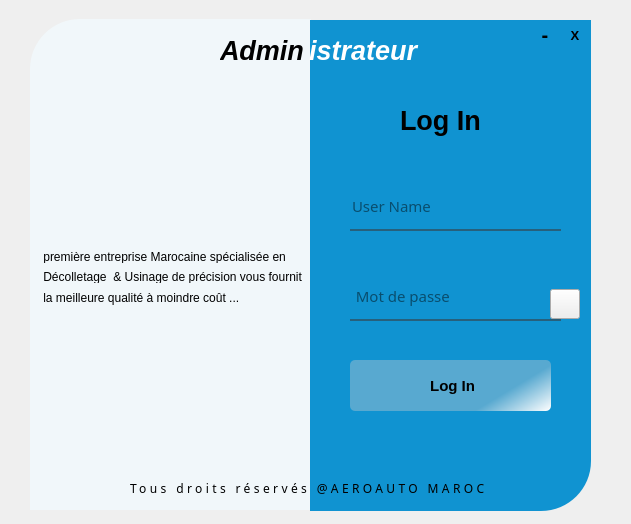
<?xml version="1.0" encoding="UTF-8"?>
<ui version="4.0">
 <class>Dialog</class>
 <widget class="QDialog" name="Dialog">
  <property name="geometry">
   <rect>
    <x>0</x>
    <y>0</y>
    <width>631</width>
    <height>524</height>
   </rect>
  </property>
  <property name="font">
   <font>
    <pointsize>9</pointsize>
   </font>
  </property>
  <property name="windowTitle">
   <string>Dialog</string>
  </property>
  <widget class="QWidget" name="widget" native="true">
   <property name="geometry">
    <rect>
     <x>20</x>
     <y>10</y>
     <width>591</width>
     <height>501</height>
    </rect>
   </property>
   <property name="styleSheet">
    <string notr="true"/>
   </property>
   <widget class="QLabel" name="label">
    <property name="geometry">
     <rect>
      <x>10</x>
      <y>9</y>
      <width>281</width>
      <height>491</height>
     </rect>
    </property>
    <property name="styleSheet">
     <string notr="true">background-color:#F1F7FA;
border-top-left-radius:50px;</string>
    </property>
    <property name="text">
     <string/>
    </property>
   </widget>
   <widget class="QPushButton" name="pushButton">
    <property name="geometry">
     <rect>
      <x>10</x>
      <y>20</y>
      <width>281</width>
      <height>291</height>
     </rect>
    </property>
    <property name="styleSheet">
     <string notr="true">
image: url(:/Icons/Icons/logo.png);
border :none;
</string>
    </property>
    <property name="text">
     <string/>
    </property>
   </widget>
   <widget class="QLabel" name="label_2">
    <property name="geometry">
     <rect>
      <x>290</x>
      <y>10</y>
      <width>281</width>
      <height>491</height>
     </rect>
    </property>
    <property name="styleSheet">
     <string notr="true">background-color:#1093D1;
border-bottom-right-radius:50px;</string>
    </property>
    <property name="text">
     <string/>
    </property>
   </widget>
   <widget class="QLineEdit" name="lineEdit">
    <property name="geometry">
     <rect>
      <x>330</x>
      <y>180</y>
      <width>211</width>
      <height>41</height>
     </rect>
    </property>
    <property name="font">
     <font>
      <family>Barlow</family>
      <pointsize>-1</pointsize>
     </font>
    </property>
    <property name="styleSheet">
     <string notr="true">background-color:rgba(0,0,0,0);
border:none;
font-family: Barlow, sans-serif;
font-size:  15px;
border-bottom:2px solid rgba(46,82,101,200);
color:rgba(0,0,0,240);
padding-bottom:7px;</string>
    </property>
    <property name="text">
     <string/>
    </property>
    <property name="placeholderText">
     <string>User Name</string>
    </property>
   </widget>
   <widget class="QLineEdit" name="lineEdit_2">
    <property name="geometry">
     <rect>
      <x>330</x>
      <y>270</y>
      <width>211</width>
      <height>41</height>
     </rect>
    </property>
    <property name="font">
     <font>
      <family>Barlow</family>
      <pointsize>-1</pointsize>
     </font>
    </property>
    <property name="styleSheet">
     <string notr="true">background-color:rgba(0,0,0,0);
border:none;
font-family: Barlow, sans-serif;
font-size:  15px;
border-bottom:2px solid rgba(46,82,101,200);
color:rgba(0,0,0,240);
padding-bottom:7px;</string>
    </property>
    <property name="echoMode">
     <enum>QLineEdit::Password</enum>
    </property>
    <property name="placeholderText">
     <string> Mot de passe</string>
    </property>
   </widget>
   <widget class="QPushButton" name="pushButton_2">
    <property name="geometry">
     <rect>
      <x>330</x>
      <y>350</y>
      <width>201</width>
      <height>51</height>
     </rect>
    </property>
    <property name="font">
     <font>
      <pointsize>11</pointsize>
      <weight>75</weight>
      <bold>true</bold>
     </font>
    </property>
    <property name="cursor">
     <cursorShape>PointingHandCursor</cursorShape>
    </property>
    <property name="styleSheet">
     <string notr="true">QPushButton#pushButton_2{
	background-color: qlineargradient(spread:pad, x1:0.6765, y1:0.864, x2:1, y2:1, stop:0 rgba(88, 169, 208, 255), stop:1 rgba(255, 255, 255, 255));
border-radius: 5px;

}
QPushButton#pushButton_2:hover{
background-color: #5F91F0;
}
QPushButton#pushButton_2:pressed{
padding-left: 5px;
padding-top:5px;
background-color: #5FEDF0;
}
</string>
    </property>
    <property name="text">
     <string> Log In</string>
    </property>
   </widget>
   <widget class="QLabel" name="label_4">
    <property name="geometry">
     <rect>
      <x>110</x>
      <y>470</y>
      <width>361</width>
      <height>16</height>
     </rect>
    </property>
    <property name="font">
     <font>
      <family>Barlow</family>
      <pointsize>-1</pointsize>
      <weight>12</weight>
      <italic>false</italic>
      <bold>false</bold>
      <underline>false</underline>
      <strikeout>false</strikeout>
     </font>
    </property>
    <property name="focusPolicy">
     <enum>Qt::TabFocus</enum>
    </property>
    <property name="styleSheet">
     <string notr="true">QLabel{
    font-family: Barlow, sans-serif;
    font-size:  12px;
    font-weight: 100;
    color: rgba(0, 0, 0, 1);
    text-transform: none;
    font-style: normal;
    text-decoration: none;
    line-height: 1em;
    letter-spacing: 3.4px;
}</string>
    </property>
    <property name="text">
     <string>Tous droits réservés @AEROAUTO MAROC </string>
    </property>
   </widget>
   <widget class="QPushButton" name="pushButton_3">
    <property name="geometry">
     <rect>
      <x>530</x>
      <y>279</y>
      <width>30</width>
      <height>30</height>
     </rect>
    </property>
    <property name="cursor">
     <cursorShape>PointingHandCursor</cursorShape>
    </property>
    <property name="styleSheet">
     <string notr="true"/>
    </property>
    <property name="text">
     <string/>
    </property>
   </widget>
   <widget class="QLabel" name="label_6">
    <property name="geometry">
     <rect>
      <x>20</x>
      <y>280</y>
      <width>281</width>
      <height>16</height>
     </rect>
    </property>
    <property name="styleSheet">
     <string notr="true"/>
    </property>
    <property name="text">
     <string> la meilleure qualité à moindre coût ...</string>
    </property>
   </widget>
   <widget class="QLabel" name="label_7">
    <property name="geometry">
     <rect>
      <x>20</x>
      <y>240</y>
      <width>281</width>
      <height>13</height>
     </rect>
    </property>
    <property name="font">
     <font>
      <pointsize>9</pointsize>
     </font>
    </property>
    <property name="text">
     <string> première entreprise Marocaine spécialisée en</string>
    </property>
   </widget>
   <widget class="QLabel" name="label_9">
    <property name="geometry">
     <rect>
      <x>20</x>
      <y>260</y>
      <width>281</width>
      <height>13</height>
     </rect>
    </property>
    <property name="font">
     <font>
      <pointsize>9</pointsize>
     </font>
    </property>
    <property name="text">
     <string> Décolletage  &amp; Usinage de précision vous fournit </string>
    </property>
   </widget>
   <widget class="QPushButton" name="pushButton_4">
    <property name="geometry">
     <rect>
      <x>10</x>
      <y>200</y>
      <width>51</width>
      <height>51</height>
     </rect>
    </property>
    <property name="styleSheet">
     <string notr="true">border:none;
image: url(:/Icons/Icons/quota-removebg-preview.png);
padding: 10px;</string>
    </property>
    <property name="text">
     <string/>
    </property>
   </widget>
   <widget class="QPushButton" name="pushButton_5">
    <property name="geometry">
     <rect>
      <x>170</x>
      <y>290</y>
      <width>51</width>
      <height>51</height>
     </rect>
    </property>
    <property name="styleSheet">
     <string notr="true">border:none;
image: url(:/Icons/Icons/quota-removebg-preview.png);
padding: 10px;</string>
    </property>
    <property name="text">
     <string/>
    </property>
   </widget>
   <widget class="QLabel" name="label_8">
    <property name="geometry">
     <rect>
      <x>310</x>
      <y>419</y>
      <width>241</width>
      <height>31</height>
     </rect>
    </property>
    <property name="text">
     <string/>
    </property>
   </widget>
   <widget class="QPushButton" name="pushButton_6">
    <property name="geometry">
     <rect>
      <x>540</x>
      <y>10</y>
      <width>30</width>
      <height>30</height>
     </rect>
    </property>
    <property name="font">
     <font>
      <pointsize>10</pointsize>
      <weight>75</weight>
      <bold>true</bold>
     </font>
    </property>
    <property name="cursor">
     <cursorShape>PointingHandCursor</cursorShape>
    </property>
    <property name="styleSheet">
     <string notr="true">QPushButton#pushButton_6{
border:none;
padding: 5px;
}
QPushButton#pushButton_6:hover{
background-color: #F74444;
}
QPushButton#pushButton_6:pressed{
background-color: #FA9290;
}</string>
    </property>
    <property name="text">
     <string>X</string>
    </property>
   </widget>
   <widget class="QPushButton" name="pushButton_7">
    <property name="geometry">
     <rect>
      <x>510</x>
      <y>10</y>
      <width>30</width>
      <height>30</height>
     </rect>
    </property>
    <property name="font">
     <font>
      <pointsize>15</pointsize>
      <weight>75</weight>
      <bold>true</bold>
     </font>
    </property>
    <property name="cursor">
     <cursorShape>PointingHandCursor</cursorShape>
    </property>
    <property name="whatsThis">
     <string>&lt;html&gt;&lt;head/&gt;&lt;body&gt;&lt;p&gt;-&lt;/p&gt;&lt;/body&gt;&lt;/html&gt;</string>
    </property>
    <property name="styleSheet">
     <string notr="true">QPushButton#pushButton_7{
border:none;
}
QPushButton#pushButton_7:hover{
background-color: #D2F55B;
}
QPushButton#pushButton_7:pressed{
background-color: #EAFAB4;
}</string>
    </property>
    <property name="text">
     <string>-</string>
    </property>
   </widget>
   <widget class="QLabel" name="label_10">
    <property name="geometry">
     <rect>
      <x>289</x>
      <y>20</y>
      <width>211</width>
      <height>40</height>
     </rect>
    </property>
    <property name="font">
     <font>
      <pointsize>20</pointsize>
      <weight>75</weight>
      <italic>true</italic>
      <bold>true</bold>
     </font>
    </property>
    <property name="styleSheet">
     <string notr="true">color:white;</string>
    </property>
    <property name="text">
     <string>istrateur</string>
    </property>
   </widget>
  </widget>
  <widget class="QLabel" name="label_3">
   <property name="geometry">
    <rect>
     <x>400</x>
     <y>100</y>
     <width>100</width>
     <height>40</height>
    </rect>
   </property>
   <property name="font">
    <font>
     <pointsize>20</pointsize>
     <weight>75</weight>
     <bold>true</bold>
    </font>
   </property>
   <property name="text">
    <string>Log In</string>
   </property>
  </widget>
  <widget class="QLabel" name="label_5">
   <property name="geometry">
    <rect>
     <x>220</x>
     <y>30</y>
     <width>101</width>
     <height>41</height>
    </rect>
   </property>
   <property name="font">
    <font>
     <pointsize>20</pointsize>
     <weight>75</weight>
     <italic>true</italic>
     <bold>true</bold>
    </font>
   </property>
   <property name="text">
    <string>Admin</string>
   </property>
  </widget>
 </widget>
 <resources>
  <include location="Resources.qrc"/>
  <include location="../Responsable/Resources.qrc"/>
 </resources>
 <connections/>
</ui>
